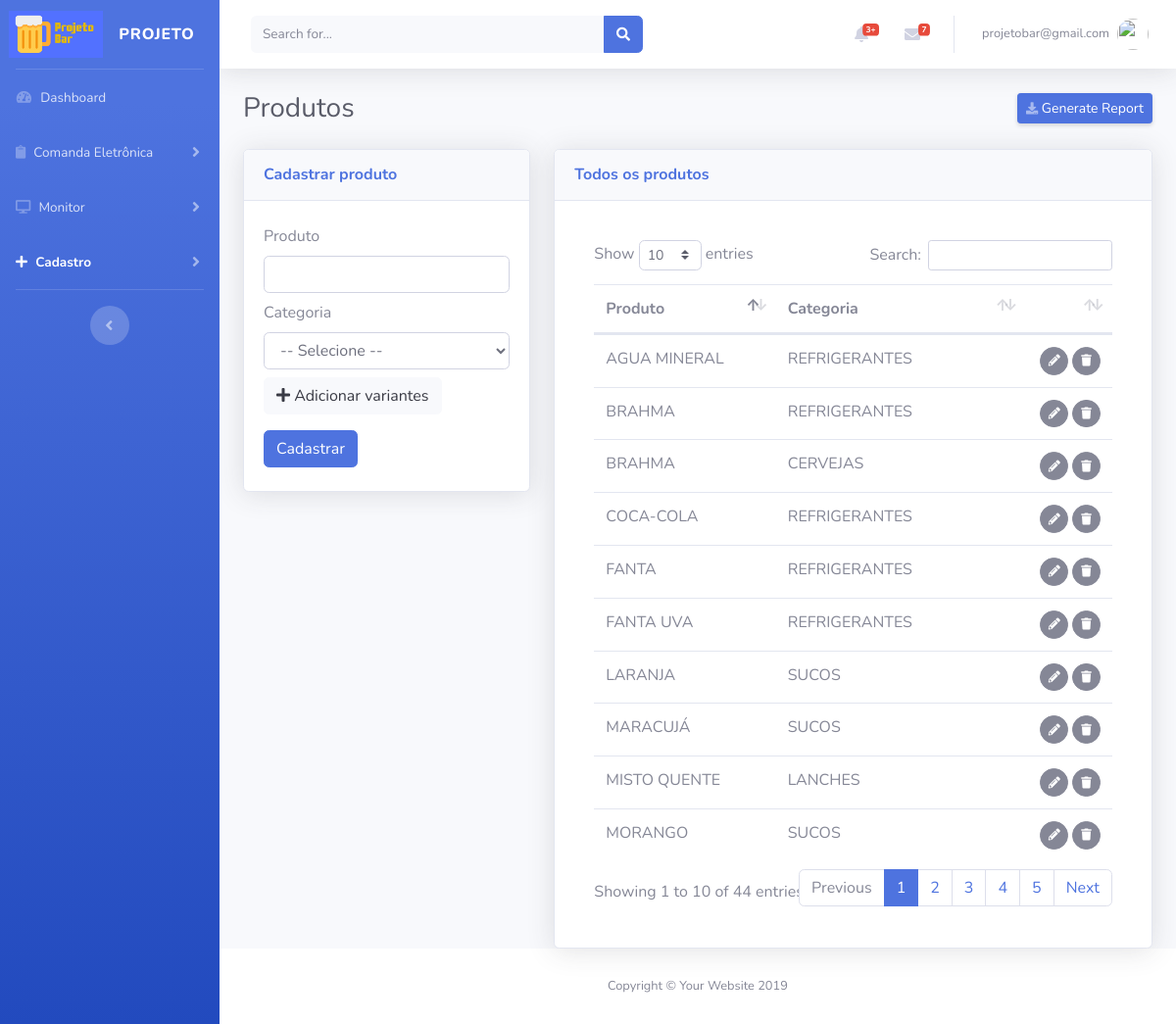
Page /views/produtos/Cadastrar.php (signed in) on the committed database.
### tables this page shows
CREATE TABLE IF NOT EXISTS `produtos` (
  `id` int(11) NOT NULL AUTO_INCREMENT,
  `produto` varchar(200) NOT NULL,
  `categoria` int(11) NOT NULL COMMENT 'FK',
  `usuario` int(11) NOT NULL COMMENT 'FK',
  `cadastro` datetime NOT NULL,
  `modificado` datetime NOT NULL,
  PRIMARY KEY (`id`)
);

CREATE TABLE IF NOT EXISTS `categorias` (
  `id` int(11) NOT NULL AUTO_INCREMENT,
  `categoria` varchar(200) NOT NULL,
  `usuario` int(11) NOT NULL COMMENT 'FK',
  `cadastro` datetime NOT NULL,
  `modificado` datetime NOT NULL,
  PRIMARY KEY (`id`)
);

### views/produtos/templates/FormularioExibir.php (the view, shortened to what this page needs)
<div class="card shadow mb-12" id="cardFormularioExibir" style="display:none;">
  <div class="card-header py-3">
    <h6 class="m-0 font-weight-bold text-primary">Todos os produtos</h6>
  </div>
  <div class="card-body">
    <?php
    $sql="
    SELECT
    a.id,
    a.produto,
    b.categoria
    FROM produtos a
    LEFT JOIN categorias b on (a.categoria=b.id) order by produto ASC";
    if ($result=mysqli_query($conecta,$sql))
    {
      ?>
      <div class="card-body">
        <div class="table-responsive">
          <table class="table cell-border table-hover" id="dataTable" width="100%" cellspacing="0">
            <thead>
              <tr>
                <th>Produto</th>
                <th>Categoria</th>
                <th></th>
              </tr>
            </thead>
            <tfoot>
              <tbody>
                <?php
                while ($row=mysqli_fetch_assoc($result))
                {
                 ?>
                 <tr>
                  <td><?php echo $row['produto'];?></td>
                  <td><?php echo $row['categoria'];?></td>
                  <td align="right">
                    <span id="acoes">
                      <button class="btn btn-secondary btn-circle btn-sm botaoEditarProdutoTransicao" idproduto="<?=$row['id']?>">
                        <i class="fas fa-pencil-alt"></i></button>
                        <button class="btn btn-secondary btn-circle btn-sm botaoExcluirProdutoTransicao" data-toggle="modal" data-target="#modalExcluirProduto" idproduto="<?=$row['id']?>"> <i class="fas fa-trash"></i>
                        </span>
                      </td>
                    </tr>
                    <?php
                  }
                  ?>
                </tbody>
              </table>
            </div>
          </div>
          <?php
        }
        ?>
      </div>
    </div>

### rows in the picture
produtos: produto "AGUA MINERAL", categorias.categoria "REFRIGERANTES"
produtos: produto "BRAHMA", categorias.categoria "REFRIGERANTES"
produtos: produto "BRAHMA", categorias.categoria "CERVEJAS"
produtos: produto "COCA-COLA", categorias.categoria "REFRIGERANTES"
produtos: produto "FANTA", categorias.categoria "REFRIGERANTES"
produtos: produto "FANTA UVA", categorias.categoria "REFRIGERANTES"
produtos: produto "LARANJA", categorias.categoria "SUCOS"
produtos: produto "MARACUJÁ", categorias.categoria "SUCOS"
produtos: produto "MISTO QUENTE", categorias.categoria "LANCHES"
produtos: produto "MORANGO", categorias.categoria "SUCOS"

### other values in the picture
$app_name "PROJETO"
$_SESSION['login'.$app_token] "projetobar@gmail.com"
$app_page_name "Produtos"
